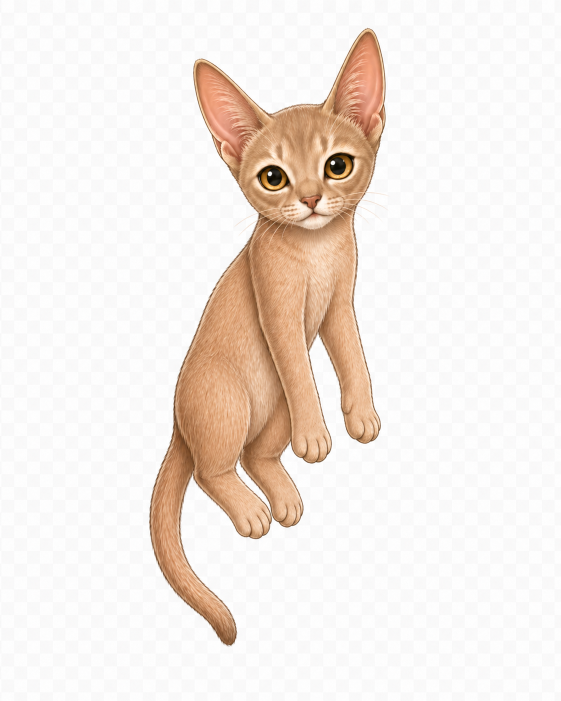
#> input picture dragging_000.png, 1122 x 1402 px (shown at 1/2 size)
$ python clean_cat_asset_alpha.py ../dragging_000.png out.png
#> lines starting #> are read from the running program, lines starting #| are printed output that depends on the picture; after the words box and inside, x2 and y2 are one past the last pixel; in counts of white or black regions, pixels touching at a corner belong together; long printed decimals are rounded
#!/usr/bin/env python3
"""
Clean MochiCat frame backgrounds into true RGBA PNGs.

The cleaner is intentionally conservative: it estimates the background from the
image border, removes only background-like regions connected to the image edge,
and keeps the cat pixels untouched. This is meant for white/gray/black/fake
transparent backgrounds, not for repainting or regenerating art.
"""

from __future__ import annotations

import argparse
from pathlib import Path

import numpy as np
from PIL import Image, ImageFilter
from scipy.ndimage import binary_dilation, label as nd_label


def _border_pixels(rgb: np.ndarray, width: int = 12) -> np.ndarray:
    top = rgb[:width, :, :]
    bottom = rgb[-width:, :, :]
    left = rgb[:, :width, :]
    right = rgb[:, -width:, :]
    return np.concatenate([
        top.reshape(-1, 3),
        bottom.reshape(-1, 3),
        left.reshape(-1, 3),
        right.reshape(-1, 3),
    ], axis=0)


def _edge_connected(mask: np.ndarray, border_width: int = 2) -> np.ndarray:
    labeled, _ = nd_label(mask)
    edge_labels: set[int] = set()
    edge_labels.update(labeled[:border_width, :].ravel().tolist())
    edge_labels.update(labeled[-border_width:, :].ravel().tolist())
    edge_labels.update(labeled[:, :border_width].ravel().tolist())
    edge_labels.update(labeled[:, -border_width:].ravel().tolist())
    edge_labels.discard(0)

    connected = np.zeros(mask.shape, dtype=bool)
    for label_id in edge_labels:
        connected |= labeled == label_id
    return connected


def clean_asset_alpha(src_path: Path, dst_path: Path) -> dict[str, object]:
    src = Image.open(src_path)
#> src is the input picture: PIL image 1122x1402 RGB; mean R, G, B 242.9, 233.9, 227.4
    original_mode = src.mode
#> original_mode = 'RGB'
    rgba = src.convert("RGBA")
    arr = np.array(rgba)
    rgb = arr[:, :, :3].astype(np.int16)
    alpha = arr[:, :, 3]
#> alpha: shape (1402, 1122); every value is 255
    h, w = alpha.shape
#> h = 1402; w = 1122

    has_real_alpha = original_mode in {"RGBA", "LA"} or "transparency" in src.info
#> has_real_alpha = False
    border_alpha = np.concatenate([
        alpha[:12, :].ravel(),
        alpha[-12:, :].ravel(),
        alpha[:, :12].ravel(),
        alpha[:, -12:].ravel(),
    ])
    alpha_already_clean = has_real_alpha and float((border_alpha > 8).mean()) < 0.002
#> alpha_already_clean = False

    if alpha_already_clean:
        cleaned = rgba
        removed_ratio = 0.0
    else:
        border = _border_pixels(rgb)
        bg_color = np.median(border, axis=0)
#> bg_color = [251, 251, 251]
        dist = np.linalg.norm(rgb - bg_color, axis=2)
        ch_min = rgb.min(axis=2)
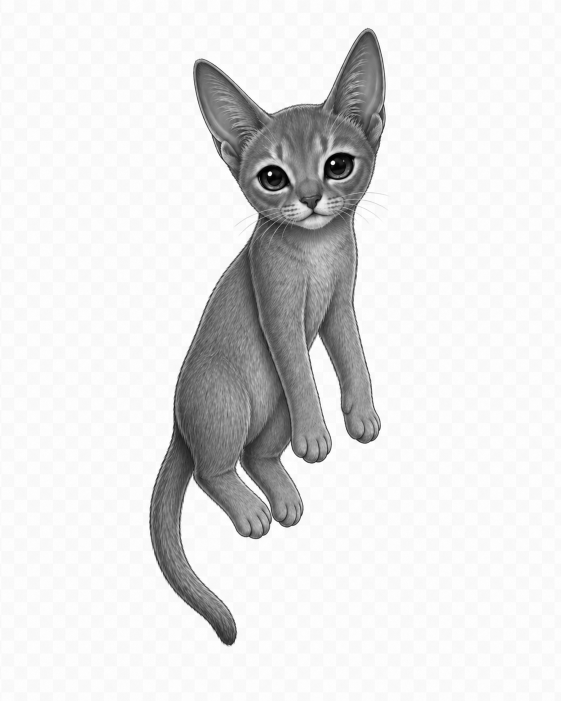
#> ch_min: shape (1402, 1122) int16 (shown at 1/2 size); min 0, max 255, mean 227.3
        ch_max = rgb.max(axis=2)
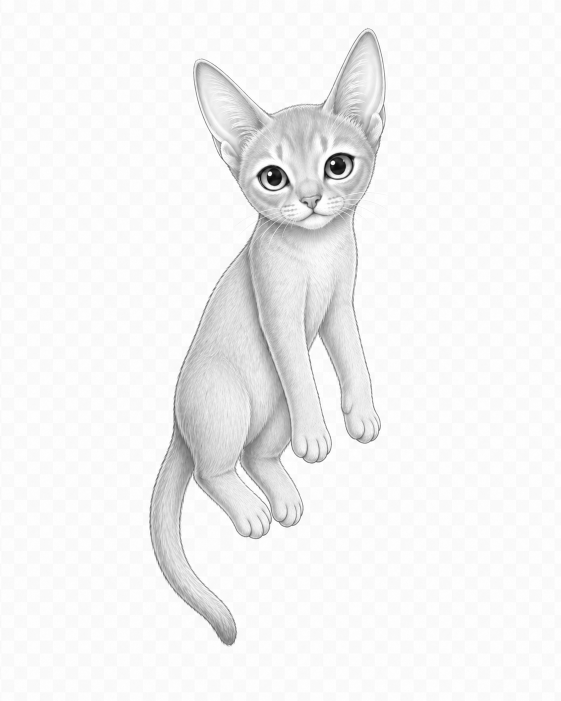
#> ch_max: shape (1402, 1122) int16 (shown at 1/2 size); min 0, max 255, mean 243
        ch_std = rgb.std(axis=2)
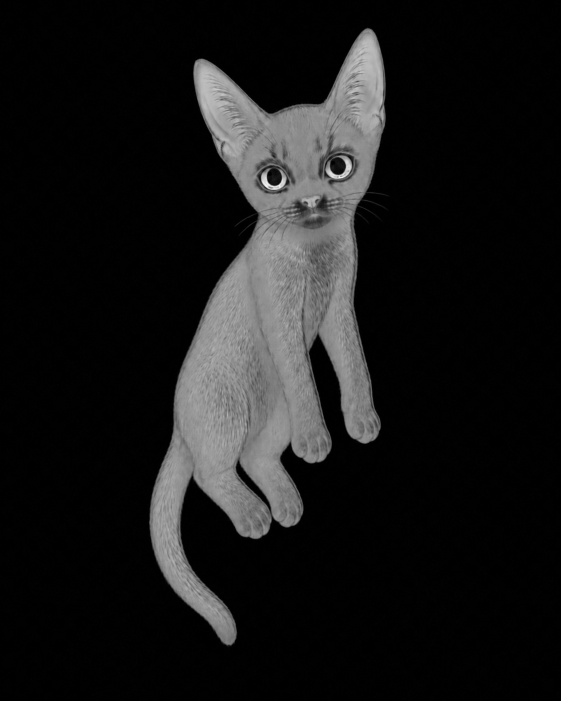
#> ch_std: shape (1402, 1122) float64 (shown at 1/2 size); min 0, max 67.58, mean 6.5; drawn with min black and max white

        near_sampled_bg = dist <= 30
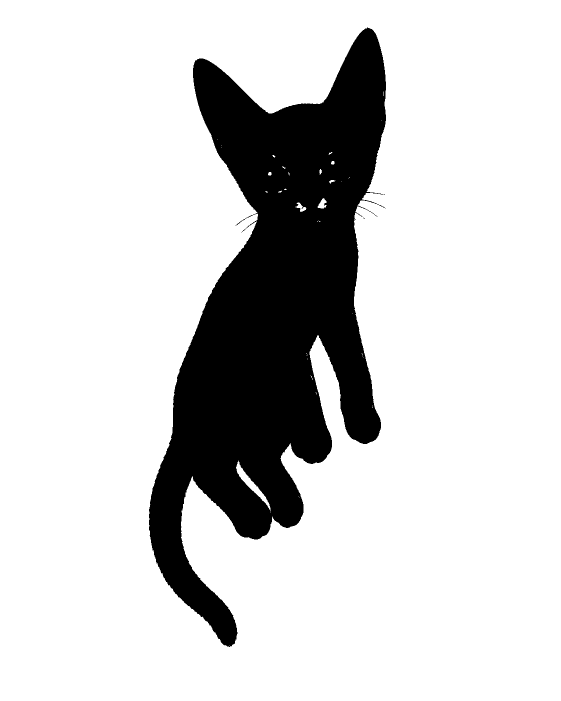
#> near_sampled_bg: shape (1402, 1122) bool (shown at 1/2 size); 82.1% white; 3 black regions (2 under 20 px), largest, box (x1, y1, x2, y2) and area: (298, 55, 772, 1294) 281514
        near_white_or_gray = (ch_min >= 232) & (ch_std <= 18)
#> near_white_or_gray: shape (1402, 1122) bool; 82.1% white; 3 black regions (2 under 20 px), largest, box (x1, y1, x2, y2) and area: (298, 55, 773, 1294) 282314
        near_black = (ch_max <= 32) & (ch_std <= 18)
#> near_black: shape (1402, 1122) bool; 0.08% white; 20 white regions (10 under 20 px), largest, box (x1, y1, x2, y2) and area: (534, 347, 563, 370) 348, (661, 324, 691, 343) 321, (649, 311, 667, 355) 119
        background_candidate = near_sampled_bg | near_white_or_gray | near_black
#> background_candidate: shape (1402, 1122) bool; 82.2% white; 3 black regions (2 under 20 px), largest, box (x1, y1, x2, y2) and area: (298, 55, 772, 1294) 280292

        # Protect the cat body and edge details by expanding obvious foreground.
        foreground_core = (dist > 42) | ((ch_max - ch_min) > 28) | (ch_max < 220)
#> foreground_core: shape (1402, 1122) bool; 17.8% white; 23 white regions (22 under 20 px), largest, box (x1, y1, x2, y2) and area: (298, 55, 772, 1293) 280730
        protected = binary_dilation(foreground_core, structure=np.ones((5, 5), dtype=bool))
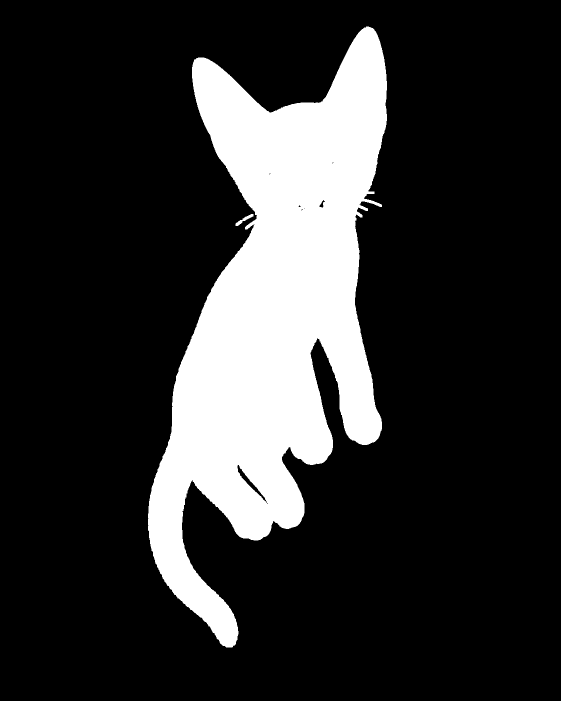
#> protected: shape (1402, 1122) bool (shown at 1/2 size); 18.7% white; 2 white regions, box (x1, y1, x2, y2) and area: (296, 53, 774, 1295) 293234, (471, 428, 507, 452) 239
        background_candidate &= ~protected
#> background_candidate: shape (1402, 1122) bool; 81.3% white; 3 black regions (2 under 20 px), largest, box (x1, y1, x2, y2) and area: (296, 53, 774, 1295) 293532

        background = _edge_connected(background_candidate, border_width=3)
#> in _edge_connected, `labeled, _ = nd_label(mask)`:
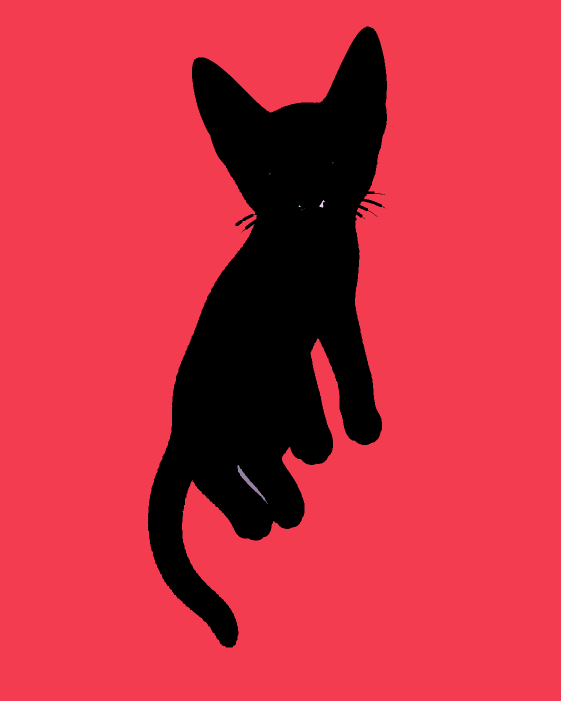
#> labeled: shape (1402, 1122) int32 (shown at 1/2 size); 13 distinct labels, from 0 to 12; one colour per label, 0 black
#> the loop in _edge_connected, `for label_id in edge_labels:` made 1 pass
        background = binary_dilation(background, structure=np.ones((3, 3), dtype=bool))
#> background: shape (1402, 1122) bool; 81.7% white; 3 black regions, box (x1, y1, x2, y2) and area: (297, 54, 773, 1294) 288403, (486, 429, 506, 441) 71, (472, 441, 484, 451) 52

        new_alpha = np.where(background, 0, 255).astype(np.uint8)
        alpha_image = Image.fromarray(new_alpha, mode="L")
        edge_image = alpha_image.filter(ImageFilter.FIND_EDGES)
#> edge_image: PIL image 1122x1402 L; 0.36% white in thin lines or dots, all inside (x1, y1, x2, y2) = (297, 54, 773, 1294)
        edge = np.array(edge_image) > 10
        blend_zone = binary_dilation(edge, structure=np.ones((5, 5), dtype=bool))
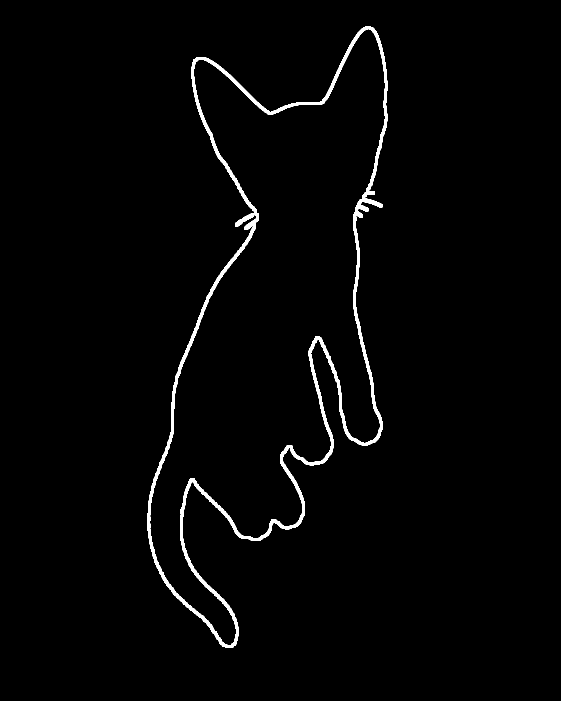
#> blend_zone: shape (1402, 1122) bool (shown at 1/2 size); 1.7% white; 2 white regions, box (x1, y1, x2, y2) and area: (295, 52, 775, 1296) 27037, (470, 427, 508, 453) 363
        feathered = np.array(alpha_image.filter(ImageFilter.GaussianBlur(radius=0.8)))
        new_alpha[blend_zone] = feathered[blend_zone]

        out = arr.copy()
        out[:, :, 3] = new_alpha
        cleaned = Image.fromarray(out, mode="RGBA")
        removed_ratio = float(background.mean())
#> removed_ratio = 0.817

    dst_path.parent.mkdir(parents=True, exist_ok=True)
    cleaned.save(dst_path, format="PNG")

    final_alpha = np.array(cleaned.getchannel("A"))
    bbox = cleaned.getbbox()
#> bbox = (295, 52, 775, 1296)
    return {
        "source": str(src_path),
        "output": str(dst_path),
        "source_mode": original_mode,
        "size": f"{w}x{h}",
        "had_alpha": has_real_alpha,
        "alpha_already_clean": alpha_already_clean,
        "removed_ratio": removed_ratio,
        "transparent_ratio": float((final_alpha == 0).mean()),
        "semi_transparent_ratio": float(((final_alpha > 0) & (final_alpha < 255)).mean()),
        "alpha_bbox": bbox,
    }


def main() -> int:
    parser = argparse.ArgumentParser(description="Clean one cat asset into RGBA PNG.")
    parser.add_argument("source", type=Path)
    parser.add_argument("output", type=Path)
    args = parser.parse_args()

    stats = clean_asset_alpha(args.source, args.output)
#> stats = 10 items
    for key, value in stats.items():
        print(f"{key}: {value}")
#> this loop made 10 passes
#> (key, value) on passes 1 to 10: ('source', '../dragging_000.png'), ('output', 'out.png'), ('source_mode', 'RGB'), ('size', '1122x1402'), ('had_alpha', False), ('alpha_already_clean', False), ('removed_ratio', 0.817), ('transparent_ratio', 0.81), ('semi_transparent_ratio', 0.0123), ('alpha_bbox', (295, 52, 775, 1296))
#| source: ../dragging_000.png
#| output: out.png
#| source_mode: RGB
#| size: 1122x1402
#| had_alpha: False
#| alpha_already_clean: False
#| removed_ratio: 0.8166
#| transparent_ratio: 0.8104
#> (further printed lines are left out)
    return 0


if __name__ == "__main__":
    raise SystemExit(main())
#> (the program exits here)

$ run again, on grooming_000.png
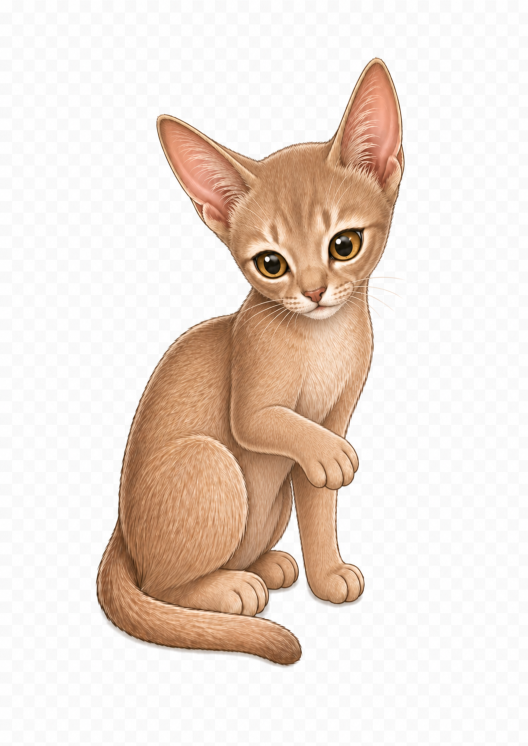
#> input picture grooming_000.png, 1055 x 1491 px (shown at 1/2 size)
#> in clean_asset_alpha, src is the input picture: PIL image 1055x1491 RGB; mean R, G, B 236.1, 222.9, 213.6
#> alpha: shape (1491, 1055); every value is 255
#> has_real_alpha = False
#> bg_color = [252, 252, 252]
#> near_sampled_bg: shape (1491, 1055) bool; 72.6% white; 3 black regions (2 under 20 px), largest, box (x1, y1, x2, y2) and area: (191, 113, 810, 1336) 431184
#> near_white_or_gray: shape (1491, 1055) bool; 72.6% white; 4 black regions (3 under 20 px), largest, box (x1, y1, x2, y2) and area: (191, 113, 810, 1336) 431686
#> near_black: shape (1491, 1055) bool; 0.09% white; 18 white regions (8 under 20 px), largest, box (x1, y1, x2, y2) and area: (670, 484, 704, 508) 381, (528, 520, 560, 543) 339, (657, 467, 682, 519) 159
#> foreground_core: shape (1491, 1055) bool; 27.3% white; 7 white regions (6 under 20 px), largest, box (x1, y1, x2, y2) and area: (191, 114, 810, 1336) 429917
#> protected: shape (1491, 1055) bool; 28.1% white; 3 white regions, box (x1, y1, x2, y2) and area: (189, 112, 812, 1338) 441383, (741, 590, 762, 604) 142, (776, 580, 781, 585) 25
#> in _edge_connected, `labeled, _ = nd_label(mask)`:
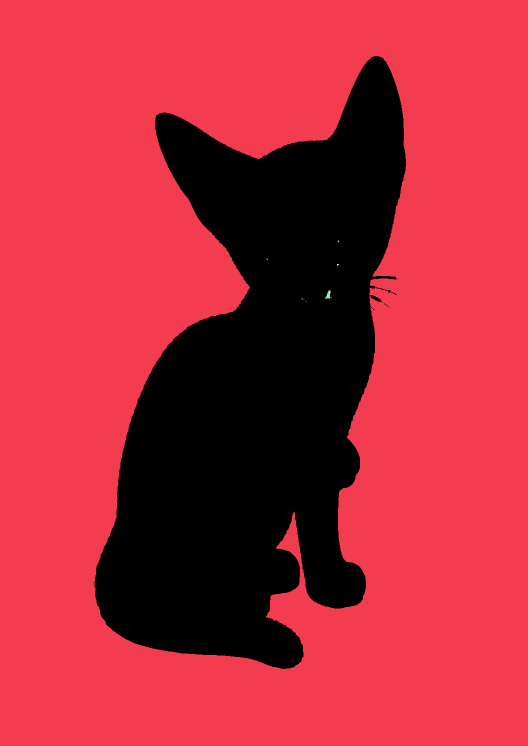
#> labeled: shape (1491, 1055) int32 (shown at 1/2 size); 10 distinct labels, from 0 to 9; one colour per label, 0 black
#> the loop in _edge_connected, `for label_id in edge_labels:` made 1 pass
#> background: shape (1491, 1055) bool; 72.3% white; 3 black regions (1 under 20 px), largest, box (x1, y1, x2, y2) and area: (190, 113, 811, 1337) 436308, (742, 591, 761, 603) 76
#> edge_image: PIL image 1055x1491 L; 0.34% white in thin lines or dots, all inside (x1, y1, x2, y2) = (190, 113, 811, 1337)
#> in clean_asset_alpha, `blend_zone = binary_dilation(edge, structure=np.ones((5, 5), dtype=boo..`:
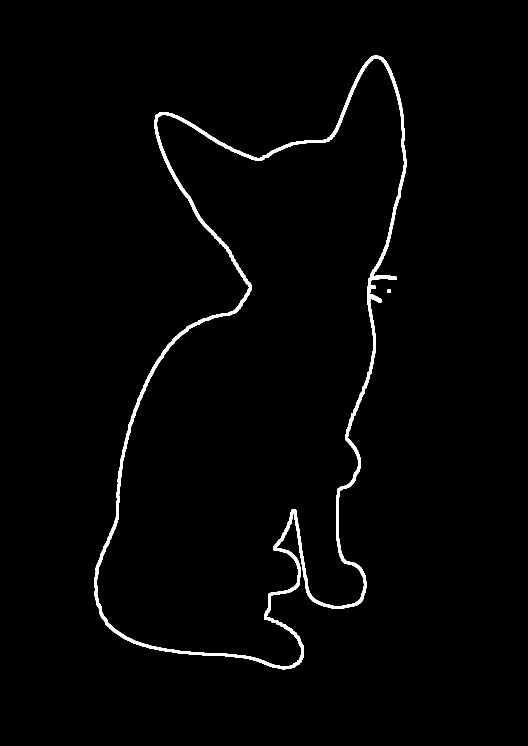
#> blend_zone: shape (1491, 1055) bool (shown at 1/2 size); 1.7% white; 2 white regions, box (x1, y1, x2, y2) and area: (188, 111, 813, 1339) 26095, (775, 579, 782, 586) 49
#> removed_ratio = 0.723
#> bbox = (188, 111, 813, 1339)
#> stats = 10 items
#> the loop in main, `for key, value in stats.items():` made 10 passes
#> (key, value) on passes 1 to 8: ('source', '../grooming_000.png'), ('output', 'out.png'), ('source_mode', 'RGB'), ('size', '1055x1491'), ('had_alpha', False), ('alpha_already_clean', False), ('removed_ratio', 0.723), ('transparent_ratio', 0.717)
#> (printed output is left out)

$ run again, on grooming_001.png
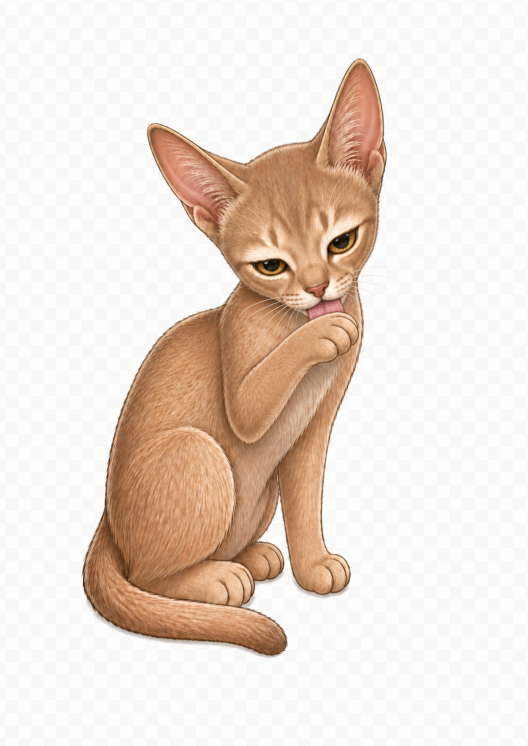
#> input picture grooming_001.png, 1055 x 1491 px (shown at 1/2 size)
#> in clean_asset_alpha, src is the input picture: PIL image 1055x1491 RGB; mean R, G, B 235, 221.7, 212.2
#> alpha: shape (1491, 1055); every value is 255
#> has_real_alpha = False
#> bg_color = [251, 251, 251]
#> near_sampled_bg: shape (1491, 1055) bool; 73.5% white; 4 black regions (3 under 20 px), largest, box (x1, y1, x2, y2) and area: (163, 115, 774, 1316) 417237
#> near_white_or_gray: shape (1491, 1055) bool; 73.4% white; 9 black regions (8 under 20 px), largest, box (x1, y1, x2, y2) and area: (163, 115, 774, 1316) 417787
#> near_black: shape (1491, 1055) bool; 0.04% white; 8 white regions (4 under 20 px), largest, box (x1, y1, x2, y2) and area: (665, 469, 698, 494) 339, (526, 520, 559, 539) 265, (567, 527, 576, 541) 41, (656, 493, 661, 506) 34
#> foreground_core: shape (1491, 1055) bool; 26.5% white; 1 white region, box (x1, y1, x2, y2) and area: (163, 116, 774, 1316) 416227
#> protected: shape (1491, 1055) bool; 27.1% white; 1 white region, box (x1, y1, x2, y2) and area: (161, 114, 776, 1318) 426694
#> in _edge_connected, `labeled, _ = nd_label(mask)`:
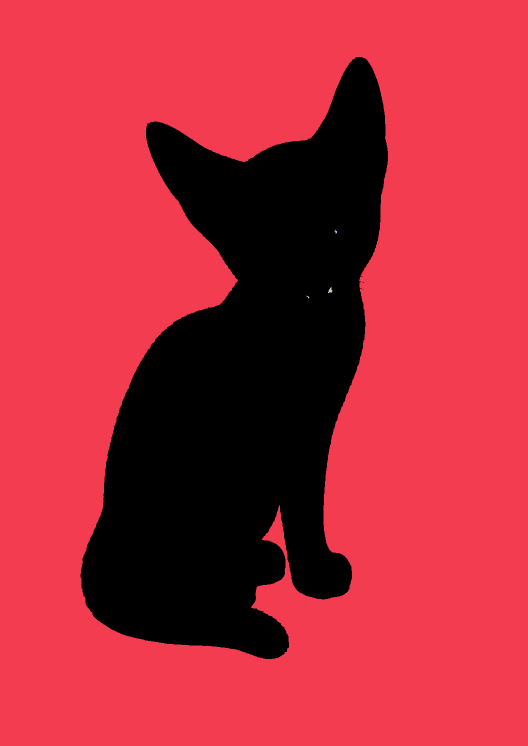
#> labeled: shape (1491, 1055) int32 (shown at 1/2 size); 5 distinct labels, from 0 to 4; one colour per label, 0 black
#> the loop in _edge_connected, `for label_id in edge_labels:` made 1 pass
#> background: shape (1491, 1055) bool; 73.2% white; 1 black region, box (x1, y1, x2, y2) and area: (162, 115, 775, 1317) 421835
#> edge_image: PIL image 1055x1491 L; 0.31% white in thin lines or dots, all inside (x1, y1, x2, y2) = (162, 115, 775, 1317)
#> blend_zone: shape (1491, 1055) bool; 1.6% white; 1 white region, box (x1, y1, x2, y2) and area: (160, 113, 777, 1319) 24686
#> in clean_asset_alpha, `new_alpha[blend_zone] = feathered[blend_zone]`:
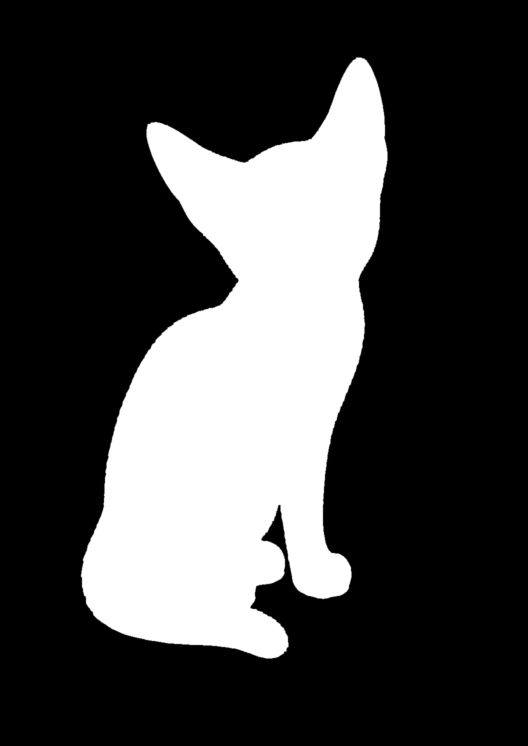
#> new_alpha: shape (1491, 1055) (shown at 1/2 size); min 0, max 255, mean 68.4
#> removed_ratio = 0.732
#> bbox = (160, 113, 777, 1319)
#> stats = 10 items
#> the loop in main, `for key, value in stats.items():` made 10 passes
#> (key, value) on passes 1 to 8: ('source', '../grooming_001.png'), ('output', 'out.png'), ('source_mode', 'RGB'), ('size', '1055x1491'), ('had_alpha', False), ('alpha_already_clean', False), ('removed_ratio', 0.732), ('transparent_ratio', 0.726)
#> (printed output is left out)
